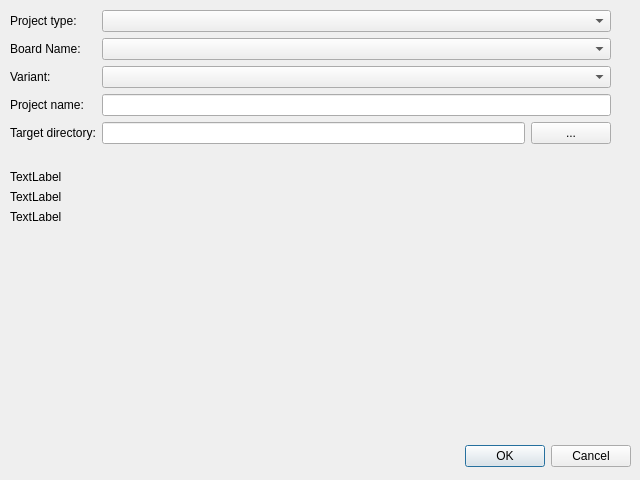
<?xml version="1.0" encoding="UTF-8"?>
<ui version="4.0">
 <class>BoardSelect</class>
 <widget class="QDialog" name="BoardSelect">
  <property name="geometry">
   <rect>
    <x>0</x>
    <y>0</y>
    <width>640</width>
    <height>480</height>
   </rect>
  </property>
  <property name="windowTitle">
   <string>Dialog</string>
  </property>
  <widget class="QDialogButtonBox" name="buttonBox">
   <property name="geometry">
    <rect>
     <x>10</x>
     <y>440</y>
     <width>621</width>
     <height>32</height>
    </rect>
   </property>
   <property name="orientation">
    <enum>Qt::Horizontal</enum>
   </property>
   <property name="standardButtons">
    <set>QDialogButtonBox::Cancel|QDialogButtonBox::Ok</set>
   </property>
  </widget>
  <widget class="QWidget" name="verticalLayoutWidget">
   <property name="geometry">
    <rect>
     <x>10</x>
     <y>10</y>
     <width>601</width>
     <height>391</height>
    </rect>
   </property>
   <layout class="QVBoxLayout" name="verticalLayout">
    <property name="bottomMargin">
     <number>10</number>
    </property>
    <item>
     <layout class="QFormLayout" name="formLayout">
      <property name="fieldGrowthPolicy">
       <enum>QFormLayout::AllNonFixedFieldsGrow</enum>
      </property>
      <item row="0" column="0">
       <widget class="QLabel" name="label">
        <property name="text">
         <string>Project type:</string>
        </property>
       </widget>
      </item>
      <item row="0" column="1">
       <widget class="QComboBox" name="projectComboBox"/>
      </item>
      <item row="1" column="0">
       <widget class="QLabel" name="label_2">
        <property name="text">
         <string>Board Name:</string>
        </property>
       </widget>
      </item>
      <item row="1" column="1">
       <widget class="QComboBox" name="boardComboBox"/>
      </item>
      <item row="2" column="0">
       <widget class="QLabel" name="label_3">
        <property name="text">
         <string>Variant:</string>
        </property>
       </widget>
      </item>
      <item row="2" column="1">
       <widget class="QComboBox" name="variantComboBox"/>
      </item>
      <item row="3" column="0">
       <widget class="QLabel" name="label_4">
        <property name="text">
         <string>Project name:</string>
        </property>
       </widget>
      </item>
      <item row="3" column="1">
       <widget class="QLineEdit" name="projectName"/>
      </item>
      <item row="4" column="0">
       <widget class="QLabel" name="label_5">
        <property name="text">
         <string>Target directory:</string>
        </property>
       </widget>
      </item>
      <item row="4" column="1">
       <layout class="QHBoxLayout" name="horizontalLayout">
        <item>
         <widget class="QLineEdit" name="targetDir"/>
        </item>
        <item>
         <widget class="QPushButton" name="selectDir">
          <property name="text">
           <string>...</string>
          </property>
         </widget>
        </item>
       </layout>
      </item>
     </layout>
    </item>
    <item>
     <spacer name="verticalSpacer_2">
      <property name="orientation">
       <enum>Qt::Vertical</enum>
      </property>
      <property name="sizeType">
       <enum>QSizePolicy::Fixed</enum>
      </property>
      <property name="sizeHint" stdset="0">
       <size>
        <width>10</width>
        <height>20</height>
       </size>
      </property>
     </spacer>
    </item>
    <item>
     <widget class="QLabel" name="labelProject">
      <property name="text">
       <string>TextLabel</string>
      </property>
     </widget>
    </item>
    <item>
     <widget class="QLabel" name="labelBoard">
      <property name="text">
       <string>TextLabel</string>
      </property>
     </widget>
    </item>
    <item>
     <widget class="QLabel" name="labelVariant">
      <property name="text">
       <string>TextLabel</string>
      </property>
     </widget>
    </item>
    <item>
     <spacer name="verticalSpacer">
      <property name="orientation">
       <enum>Qt::Vertical</enum>
      </property>
      <property name="sizeHint" stdset="0">
       <size>
        <width>20</width>
        <height>40</height>
       </size>
      </property>
     </spacer>
    </item>
   </layout>
  </widget>
 </widget>
 <resources/>
 <connections>
  <connection>
   <sender>buttonBox</sender>
   <signal>accepted()</signal>
   <receiver>BoardSelect</receiver>
   <slot>accept()</slot>
   <hints>
    <hint type="sourcelabel">
     <x>248</x>
     <y>254</y>
    </hint>
    <hint type="destinationlabel">
     <x>157</x>
     <y>274</y>
    </hint>
   </hints>
  </connection>
  <connection>
   <sender>buttonBox</sender>
   <signal>rejected()</signal>
   <receiver>BoardSelect</receiver>
   <slot>reject()</slot>
   <hints>
    <hint type="sourcelabel">
     <x>316</x>
     <y>260</y>
    </hint>
    <hint type="destinationlabel">
     <x>286</x>
     <y>274</y>
    </hint>
   </hints>
  </connection>
  <connection>
   <sender>projectComboBox</sender>
   <signal>currentIndexChanged(QString)</signal>
   <receiver>BoardSelect</receiver>
   <slot>onProjectChanged(QString)</slot>
   <hints>
    <hint type="sourcelabel">
     <x>346</x>
     <y>22</y>
    </hint>
    <hint type="destinationlabel">
     <x>319</x>
     <y>239</y>
    </hint>
   </hints>
  </connection>
  <connection>
   <sender>boardComboBox</sender>
   <signal>currentIndexChanged(QString)</signal>
   <receiver>BoardSelect</receiver>
   <slot>onBoardChanged(QString)</slot>
   <hints>
    <hint type="sourcelabel">
     <x>346</x>
     <y>54</y>
    </hint>
    <hint type="destinationlabel">
     <x>319</x>
     <y>239</y>
    </hint>
   </hints>
  </connection>
  <connection>
   <sender>variantComboBox</sender>
   <signal>currentIndexChanged(QString)</signal>
   <receiver>BoardSelect</receiver>
   <slot>onVariantChanged(QString)</slot>
   <hints>
    <hint type="sourcelabel">
     <x>352</x>
     <y>88</y>
    </hint>
    <hint type="destinationlabel">
     <x>319</x>
     <y>239</y>
    </hint>
   </hints>
  </connection>
  <connection>
   <sender>selectDir</sender>
   <signal>clicked()</signal>
   <receiver>BoardSelect</receiver>
   <slot>onDirectoryChoose()</slot>
   <hints>
    <hint type="sourcelabel">
     <x>565</x>
     <y>150</y>
    </hint>
    <hint type="destinationlabel">
     <x>319</x>
     <y>239</y>
    </hint>
   </hints>
  </connection>
  <connection>
   <sender>projectName</sender>
   <signal>textChanged(QString)</signal>
   <receiver>BoardSelect</receiver>
   <slot>onProjectNameChanged(QString)</slot>
   <hints>
    <hint type="sourcelabel">
     <x>362</x>
     <y>118</y>
    </hint>
    <hint type="destinationlabel">
     <x>319</x>
     <y>239</y>
    </hint>
   </hints>
  </connection>
 </connections>
 <slots>
  <slot>onProjectChanged(QString)</slot>
  <slot>onVariantChanged(QString)</slot>
  <slot>onBoardChanged(QString)</slot>
  <slot>onDirectoryChoose()</slot>
  <slot>onProjectNameChanged(QString)</slot>
 </slots>
</ui>
